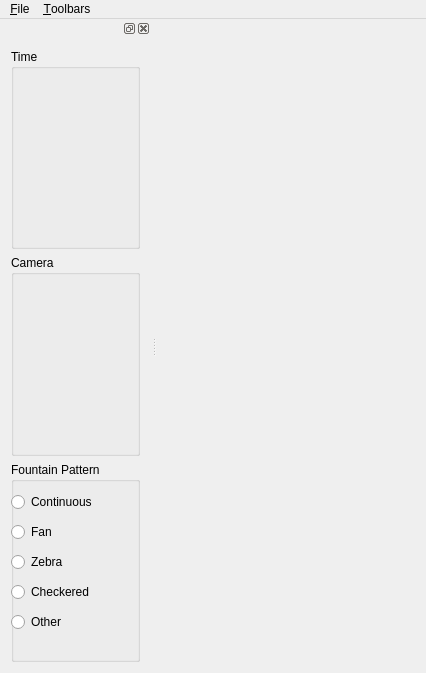
<?xml version="1.0" encoding="UTF-8"?>
<ui version="4.0">
 <class>MainWindow</class>
 <widget class="QMainWindow" name="MainWindow">
  <property name="geometry">
   <rect>
    <x>0</x>
    <y>0</y>
    <width>426</width>
    <height>673</height>
   </rect>
  </property>
  <property name="windowTitle">
   <string>CS123 Final Project</string>
  </property>
  <widget class="QWidget" name="canvas3D">
   <property name="sizePolicy">
    <sizepolicy hsizetype="Ignored" vsizetype="Ignored">
     <horstretch>0</horstretch>
     <verstretch>0</verstretch>
    </sizepolicy>
   </property>
  </widget>
  <widget class="QMenuBar" name="menuBar">
   <property name="geometry">
    <rect>
     <x>0</x>
     <y>0</y>
     <width>426</width>
     <height>23</height>
    </rect>
   </property>
   <property name="mouseTracking">
    <bool>false</bool>
   </property>
   <property name="acceptDrops">
    <bool>false</bool>
   </property>
   <widget class="QMenu" name="menuFile">
    <property name="title">
     <string>&amp;File</string>
    </property>
    <addaction name="actionSave"/>
    <addaction name="separator"/>
    <addaction name="actionQuit"/>
   </widget>
   <widget class="QMenu" name="menuToolbars">
    <property name="title">
     <string>&amp;Toolbars</string>
    </property>
   </widget>
   <addaction name="menuFile"/>
   <addaction name="menuToolbars"/>
  </widget>
  <widget class="QDockWidget" name="settingsDock_2">
   <property name="minimumSize">
    <size>
     <width>151</width>
     <height>133</height>
    </size>
   </property>
   <attribute name="dockWidgetArea">
    <number>1</number>
   </attribute>
   <widget class="QWidget" name="settingsDockContent">
    <layout class="QVBoxLayout" name="verticalLayout">
     <item>
      <widget class="QGroupBox" name="settingsTime">
       <property name="title">
        <string>Time</string>
       </property>
      </widget>
     </item>
     <item>
      <widget class="QGroupBox" name="settingsCamera">
       <property name="title">
        <string>Camera</string>
       </property>
      </widget>
     </item>
     <item>
      <widget class="QGroupBox" name="fountainPattern">
       <property name="title">
        <string>Fountain Pattern</string>
       </property>
       <widget class="QRadioButton" name="patternContinuous">
        <property name="geometry">
         <rect>
          <x>0</x>
          <y>30</y>
          <width>98</width>
          <height>20</height>
         </rect>
        </property>
        <property name="text">
         <string>Continuous</string>
        </property>
       </widget>
       <widget class="QRadioButton" name="patternFan">
        <property name="geometry">
         <rect>
          <x>0</x>
          <y>60</y>
          <width>98</width>
          <height>20</height>
         </rect>
        </property>
        <property name="text">
         <string>Fan</string>
        </property>
       </widget>
       <widget class="QRadioButton" name="patternZebra">
        <property name="geometry">
         <rect>
          <x>0</x>
          <y>90</y>
          <width>98</width>
          <height>20</height>
         </rect>
        </property>
        <property name="text">
         <string>Zebra</string>
        </property>
       </widget>
       <widget class="QRadioButton" name="patternCheckered">
        <property name="geometry">
         <rect>
          <x>0</x>
          <y>120</y>
          <width>98</width>
          <height>20</height>
         </rect>
        </property>
        <property name="text">
         <string>Checkered</string>
        </property>
       </widget>
       <widget class="QRadioButton" name="patternOther">
        <property name="geometry">
         <rect>
          <x>0</x>
          <y>150</y>
          <width>98</width>
          <height>20</height>
         </rect>
        </property>
        <property name="text">
         <string>Other</string>
        </property>
       </widget>
      </widget>
     </item>
    </layout>
   </widget>
  </widget>
  <action name="actionSave">
   <property name="text">
    <string>Save...</string>
   </property>
   <property name="shortcut">
    <string>Ctrl+S</string>
   </property>
  </action>
  <action name="actionQuit">
   <property name="text">
    <string>Quit</string>
   </property>
   <property name="shortcut">
    <string>Ctrl+Q</string>
   </property>
  </action>
 </widget>
 <layoutdefault spacing="6" margin="11"/>
 <resources/>
 <connections>
  <connection>
   <sender>actionQuit</sender>
   <signal>triggered()</signal>
   <receiver>MainWindow</receiver>
   <slot>close()</slot>
   <hints>
    <hint type="sourcelabel">
     <x>-1</x>
     <y>-1</y>
    </hint>
    <hint type="destinationlabel">
     <x>299</x>
     <y>199</y>
    </hint>
   </hints>
  </connection>
 </connections>
 <slots>
  <slot>checkAllRayFeatures()</slot>
  <slot>uncheckAllRayFeatures()</slot>
  <slot>setAspectRatioText()</slot>
  <slot>fileNew()</slot>
  <slot>fileOpen()</slot>
  <slot>fileSave()</slot>
  <slot>renderImage()</slot>
  <slot>cancelRender()</slot>
  <slot>fileCopy3Dto2D()</slot>
 </slots>
</ui>
